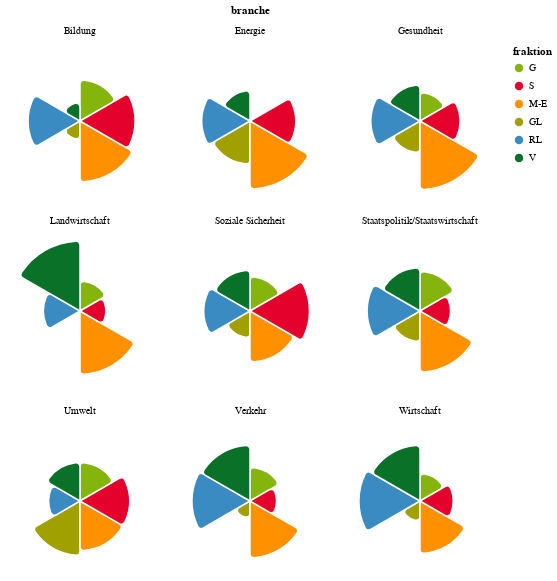

The cell this chart's notebook holds for it:
### Code cell
source = duckdb.query('''
    select distinct p.branche, p.fraktion,
        count(id) over (partition by p.branche, p.fraktion) count,
        count(id) over (partition by p.branche) count_all
    from (
        select branche, fraktion
        from (select distinct fraktion from df_bezahlt) p
        cross join (select branche from df_bezahlt group by branche having count(1) >= 20 /*order by count(1) desc limit 9*/) b
    ) p left join df_bezahlt on (p.branche, p.fraktion) = (df_bezahlt.branche, df_bezahlt.fraktion)
    where 1=1
''').to_df()

fraktion_dict = {
    'G': '#85B50C',
    'S': '#E4022D',
    'M-E': '#FF9100',
    'GL': '#A0A000',
    'RL': '#3A8BC1',
    'V': '#0A7228',
}
for p in dict(fraktion_dict).keys():
    if p not in source['fraktion'].values:
        del fraktion_dict[p]

fraktion_namen, fraktion_farben = list(fraktion_dict.keys()), list(fraktion_dict.values())

alt.Chart(source).mark_arc(
    innerRadius=0,
    stroke='white',
    strokeWidth=1.5,
    cornerRadius=4,
    # tooltip=True
).encode(
    theta=alt.Theta('fraktion', stack='center', scale=alt.Scale(domain=fraktion_namen, rangeMin=0)),
    radius=alt.Radius('rel_count:Q', scale=alt.Scale(type='sqrt', rangeMax=70), stack=False),
    color=alt.Color('fraktion', scale=alt.Scale(domain=fraktion_namen, range=fraktion_farben)),
    tooltip=[alt.Tooltip('fraktion'), alt.Tooltip('count', title='anzahl'), alt.Tooltip('rel_count', type='quantitative', format='.1%', title='anteil')],
).properties(
    width=150,
    height=150
).transform_calculate(
    rel_count='datum.count / datum.count_all'
).facet(
    facet='branche',
    columns=3
).resolve_scale(
    # radius='independent',
    radius='shared',
)

### Figure 1 — Vega-Lite specification as saved in the notebook (floating-point values rounded to 4 significant figures)
{"config": {"view": {"continuousWidth": 400, "continuousHeight": 300}}, "data": {"name": "data-4bd7ba1a7cdbeb5eb9f32fbdd4f49430"}, "facet": {"field": "branche", "type": "nominal"}, "spec": {"mark": {"type": "arc", "cornerRadius": 4, "innerRadius": 0, "stroke": "white", "strokeWidth": 1.5}, "encoding": {"color": {"field": "fraktion", "scale": {"domain": ["G", "S", "M-E", "GL", "RL", "V"], "range": ["#85B50C", "#E4022D", "#FF9100", "#A0A000", "#3A8BC1", "#0A7228"]}, "type": "nominal"}, "radius": {"field": "rel_count", "scale": {"rangeMax": 70, "type": "sqrt"}, "stack": false, "type": "quantitative"}, "theta": {"field": "fraktion", "scale": {"domain": ["G", "S", "M-E", "GL", "RL", "V"], "rangeMin": 0}, "stack": "center", "type": "nominal"}, "tooltip": [{"field": "fraktion", "type": "nominal"}, {"field": "count", "title": "anzahl", "type": "quantitative"}, {"field": "rel_count", "format": ".1%", "title": "anteil", "type": "quantitative"}]}, "height": 150, "transform": [{"calculate": "datum.count / datum.count_all", "as": "rel_count"}], "width": 150}, "columns": 3, "resolve": {"scale": {"radius": "shared"}}, "$schema": "https://vega.github.io/schema/vega-lite/v4.17.0.json", "datasets": {"data-4bd7ba1a7cdbeb5eb9f32fbdd4f49430": [{"branche": "Bildung", "fraktion": "G", "count": 5, "count_all": 35}, {"branche": "Bildung", "fraktion": "GL", "count": 1, "count_all": 35}, {"branche": "Bildung", "fraktion": "M-E", "count": 11, "count_all": 35}, {"branche": "Bildung", "fraktion": "RL", "count": 8, "count_all": 35}, {"branche": "Bildung", "fraktion": "S", "count": 9, "count_all": 35}, {"branche": "Bildung", "fraktion": "V", "count": 1, "count_all": 35}, {"branche": "Energie", "fraktion": "G", "count": 0, "count_all": 51}, {"branche": "Energie", "fraktion": "GL", "count": 8, "count_all": 51}, {"branche": "Energie", "fraktion": "M-E", "count": 20, "count_all": 51}, {"branche": "Energie", "fraktion": "RL", "count": 10, "count_all": 51}, {"branche": "Energie", "fraktion": "S", "count": 9, "count_all": 51}, {"branche": "Energie", "fraktion": "V", "count": 4, "count_all": 51}, {"branche": "Gesundheit", "fraktion": "G", "count": 8, "count_all": 118}, {"branche": "Gesundheit", "fraktion": "GL", "count": 10, "count_all": 118}, {"branche": "Gesundheit", "fraktion": "M-E", "count": 47, "count_all": 118}, {"branche": "Gesundheit", "fraktion": "RL", "count": 24, "count_all": 118}, {"branche": "Gesundheit", "fraktion": "S", "count": 16, "count_all": 118}, {"branche": "Gesundheit", "fraktion": "V", "count": 13, "count_all": 118}, {"branche": "Landwirtschaft", "fraktion": "G", "count": 4, "count_all": 53}, {"branche": "Landwirtschaft", "fraktion": "GL", "count": 0, "count_all": 53}, {"branche": "Landwirtschaft", "fraktion": "M-E", "count": 18, "count_all": 53}, {"branche": "Landwirtschaft", "fraktion": "RL", "count": 6, "count_all": 53}, {"branche": "Landwirtschaft", "fraktion": "S", "count": 3, "count_all": 53}, {"branche": "Landwirtschaft", "fraktion": "V", "count": 22, "count_all": 53}, {"branche": "Soziale Sicherheit", "fraktion": "G", "count": 5, "count_all": 50}, {"branche": "Soziale Sicherheit", "fraktion": "GL", "count": 3, "count_all": 50}, {"branche": "Soziale Sicherheit", "fraktion": "M-E", "count": 11, "count_all": 50}, {"branche": "Soziale Sicherheit", "fraktion": "RL", "count": 9, "count_all": 50}, {"branche": "Soziale Sicherheit", "fraktion": "S", "count": 15, "count_all": 50}, {"branche": "Soziale Sicherheit", "fraktion": "V", "count": 7, "count_all": 50}, {"branche": "Staatspolitik/Staatswirtschaft", "fraktion": "G", "count": 5, "count_all": 38}, {"branche": "Staatspolitik/Staatswirtschaft", "fraktion": "GL", "count": 3, "count_all": 38}, {"branche": "Staatspolitik/Staatswirtschaft", "fraktion": "M-E", "count": 12, "count_all": 38}, {"branche": "Staatspolitik/Staatswirtschaft", "fraktion": "RL", "count": 9, "count_all": 38}, {"branche": "Staatspolitik/Staatswirtschaft", "fraktion": "S", "count": 3, "count_all": 38}, {"branche": "Staatspolitik/Staatswirtschaft", "fraktion": "V", "count": 6, "count_all": 38}, {"branche": "Umwelt", "fraktion": "G", "count": 3, "count_all": 24}, {"branche": "Umwelt", "fraktion": "GL", "count": 6, "count_all": 24}, {"branche": "Umwelt", "fraktion": "M-E", "count": 5, "count_all": 24}, {"branche": "Umwelt", "fraktion": "RL", "count": 2, "count_all": 24}, {"branche": "Umwelt", "fraktion": "S", "count": 5, "count_all": 24}, {"branche": "Umwelt", "fraktion": "V", "count": 3, "count_all": 24}, {"branche": "Verkehr", "fraktion": "G", "count": 8, "count_all": 84}, {"branche": "Verkehr", "fraktion": "GL", "count": 2, "count_all": 84}, {"branche": "Verkehr", "fraktion": "M-E", "count": 23, "count_all": 84}, {"branche": "Verkehr", "fraktion": "RL", "count": 24, "count_all": 84}, {"branche": "Verkehr", "fraktion": "S", "count": 5, "count_all": 84}, {"branche": "Verkehr", "fraktion": "V", "count": 22, "count_all": 84}, {"branche": "Wirtschaft", "fraktion": "G", "count": 21, "count_all": 332}, {"branche": "Wirtschaft", "fraktion": "GL", "count": 11, "count_all": 332}, {"branche": "Wirtschaft", "fraktion": "M-E", "count": 77, "count_all": 332}, {"branche": "Wirtschaft", "fraktion": "RL", "count": 105, "count_all": 332}, {"branche": "Wirtschaft", "fraktion": "S", "count": 31, "count_all": 332}, {"branche": "Wirtschaft", "fraktion": "V", "count": 87, "count_all": 332}]}}
